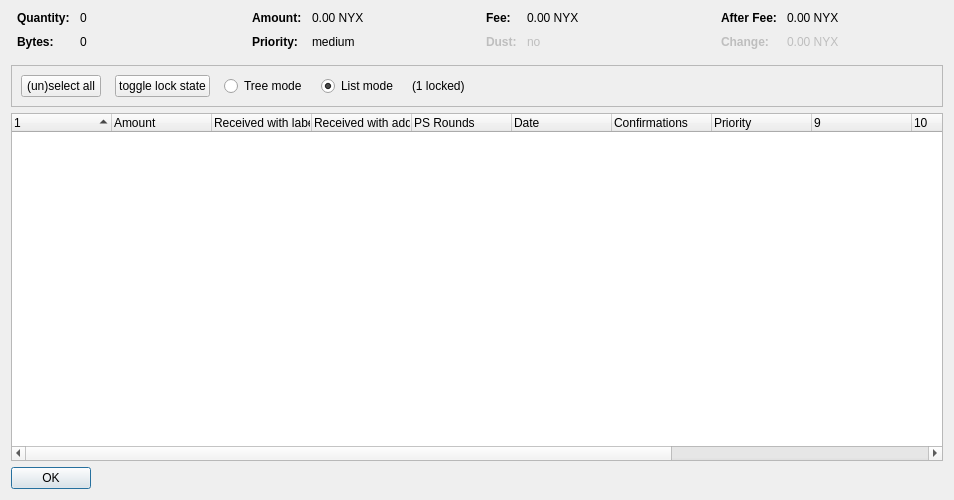
<?xml version="1.0" encoding="UTF-8"?>
<ui version="4.0">
 <class>CoinControlDialog</class>
 <widget class="QDialog" name="CoinControlDialog">
  <property name="geometry">
   <rect>
    <x>0</x>
    <y>0</y>
    <width>954</width>
    <height>500</height>
   </rect>
  </property>
  <property name="windowTitle">
   <string>Coin Selection</string>
  </property>
  <layout class="QVBoxLayout" name="verticalLayout">
   <item>
    <layout class="QHBoxLayout" name="horizontalLayoutTop" stretch="0,0,0,0">
     <property name="topMargin">
      <number>0</number>
     </property>
     <property name="bottomMargin">
      <number>10</number>
     </property>
     <item>
      <layout class="QFormLayout" name="formLayoutCoinControl1">
       <property name="horizontalSpacing">
        <number>10</number>
       </property>
       <property name="verticalSpacing">
        <number>10</number>
       </property>
       <property name="leftMargin">
        <number>6</number>
       </property>
       <property name="rightMargin">
        <number>6</number>
       </property>
       <item row="0" column="0">
        <widget class="QLabel" name="labelCoinControlQuantityText">
         <property name="font">
          <font>
           <weight>75</weight>
           <bold>true</bold>
          </font>
         </property>
         <property name="text">
          <string>Quantity:</string>
         </property>
        </widget>
       </item>
       <item row="0" column="1">
        <widget class="QLabel" name="labelCoinControlQuantity">
         <property name="cursor">
          <cursorShape>IBeamCursor</cursorShape>
         </property>
         <property name="contextMenuPolicy">
          <enum>Qt::ActionsContextMenu</enum>
         </property>
         <property name="text">
          <string notr="true">0</string>
         </property>
         <property name="textInteractionFlags">
          <set>Qt::LinksAccessibleByMouse|Qt::TextSelectableByKeyboard|Qt::TextSelectableByMouse</set>
         </property>
        </widget>
       </item>
       <item row="1" column="0">
        <widget class="QLabel" name="labelCoinControlBytesText">
         <property name="font">
          <font>
           <weight>75</weight>
           <bold>true</bold>
          </font>
         </property>
         <property name="text">
          <string>Bytes:</string>
         </property>
        </widget>
       </item>
       <item row="1" column="1">
        <widget class="QLabel" name="labelCoinControlBytes">
         <property name="cursor">
          <cursorShape>IBeamCursor</cursorShape>
         </property>
         <property name="contextMenuPolicy">
          <enum>Qt::ActionsContextMenu</enum>
         </property>
         <property name="text">
          <string notr="true">0</string>
         </property>
         <property name="textInteractionFlags">
          <set>Qt::LinksAccessibleByMouse|Qt::TextSelectableByKeyboard|Qt::TextSelectableByMouse</set>
         </property>
        </widget>
       </item>
      </layout>
     </item>
     <item>
      <layout class="QFormLayout" name="formLayoutCoinControl2">
       <property name="horizontalSpacing">
        <number>10</number>
       </property>
       <property name="verticalSpacing">
        <number>10</number>
       </property>
       <property name="leftMargin">
        <number>6</number>
       </property>
       <property name="rightMargin">
        <number>6</number>
       </property>
       <item row="0" column="0">
        <widget class="QLabel" name="labelCoinControlAmountText">
         <property name="font">
          <font>
           <weight>75</weight>
           <bold>true</bold>
          </font>
         </property>
         <property name="text">
          <string>Amount:</string>
         </property>
        </widget>
       </item>
       <item row="0" column="1">
        <widget class="QLabel" name="labelCoinControlAmount">
         <property name="cursor">
          <cursorShape>IBeamCursor</cursorShape>
         </property>
         <property name="contextMenuPolicy">
          <enum>Qt::ActionsContextMenu</enum>
         </property>
         <property name="text">
          <string notr="true">0.00 NYX</string>
         </property>
         <property name="textInteractionFlags">
          <set>Qt::LinksAccessibleByMouse|Qt::TextSelectableByKeyboard|Qt::TextSelectableByMouse</set>
         </property>
        </widget>
       </item>
       <item row="1" column="0">
        <widget class="QLabel" name="labelCoinControlPriorityText">
         <property name="font">
          <font>
           <weight>75</weight>
           <bold>true</bold>
          </font>
         </property>
         <property name="text">
          <string>Priority:</string>
         </property>
        </widget>
       </item>
       <item row="1" column="1">
        <widget class="QLabel" name="labelCoinControlPriority">
         <property name="cursor">
          <cursorShape>IBeamCursor</cursorShape>
         </property>
         <property name="contextMenuPolicy">
          <enum>Qt::ActionsContextMenu</enum>
         </property>
         <property name="text">
          <string>medium</string>
         </property>
         <property name="textInteractionFlags">
          <set>Qt::LinksAccessibleByMouse|Qt::TextSelectableByKeyboard|Qt::TextSelectableByMouse</set>
         </property>
        </widget>
       </item>
      </layout>
     </item>
     <item>
      <layout class="QFormLayout" name="formLayoutCoinControl3">
       <property name="horizontalSpacing">
        <number>10</number>
       </property>
       <property name="verticalSpacing">
        <number>10</number>
       </property>
       <property name="leftMargin">
        <number>6</number>
       </property>
       <property name="rightMargin">
        <number>6</number>
       </property>
       <item row="0" column="0">
        <widget class="QLabel" name="labelCoinControlFeeText">
         <property name="font">
          <font>
           <weight>75</weight>
           <bold>true</bold>
          </font>
         </property>
         <property name="text">
          <string>Fee:</string>
         </property>
        </widget>
       </item>
       <item row="0" column="1">
        <widget class="QLabel" name="labelCoinControlFee">
         <property name="cursor">
          <cursorShape>IBeamCursor</cursorShape>
         </property>
         <property name="contextMenuPolicy">
          <enum>Qt::ActionsContextMenu</enum>
         </property>
         <property name="text">
          <string notr="true">0.00 NYX</string>
         </property>
         <property name="textInteractionFlags">
          <set>Qt::LinksAccessibleByMouse|Qt::TextSelectableByKeyboard|Qt::TextSelectableByMouse</set>
         </property>
        </widget>
       </item>
       <item row="1" column="0">
        <widget class="QLabel" name="labelCoinControlLowOutputText">
         <property name="enabled">
          <bool>false</bool>
         </property>
         <property name="font">
          <font>
           <weight>75</weight>
           <bold>true</bold>
          </font>
         </property>
         <property name="text">
          <string>Dust:</string>
         </property>
        </widget>
       </item>
       <item row="1" column="1">
        <widget class="QLabel" name="labelCoinControlLowOutput">
         <property name="enabled">
          <bool>false</bool>
         </property>
         <property name="cursor">
          <cursorShape>IBeamCursor</cursorShape>
         </property>
         <property name="contextMenuPolicy">
          <enum>Qt::ActionsContextMenu</enum>
         </property>
         <property name="text">
          <string>no</string>
         </property>
         <property name="textInteractionFlags">
          <set>Qt::LinksAccessibleByMouse|Qt::TextSelectableByKeyboard|Qt::TextSelectableByMouse</set>
         </property>
        </widget>
       </item>
      </layout>
     </item>
     <item>
      <layout class="QFormLayout" name="formLayoutCoinControl4">
       <property name="horizontalSpacing">
        <number>10</number>
       </property>
       <property name="verticalSpacing">
        <number>10</number>
       </property>
       <property name="leftMargin">
        <number>6</number>
       </property>
       <property name="rightMargin">
        <number>6</number>
       </property>
       <item row="0" column="0">
        <widget class="QLabel" name="labelCoinControlAfterFeeText">
         <property name="font">
          <font>
           <weight>75</weight>
           <bold>true</bold>
          </font>
         </property>
         <property name="text">
          <string>After Fee:</string>
         </property>
        </widget>
       </item>
       <item row="0" column="1">
        <widget class="QLabel" name="labelCoinControlAfterFee">
         <property name="cursor">
          <cursorShape>IBeamCursor</cursorShape>
         </property>
         <property name="contextMenuPolicy">
          <enum>Qt::ActionsContextMenu</enum>
         </property>
         <property name="text">
          <string notr="true">0.00 NYX</string>
         </property>
         <property name="textInteractionFlags">
          <set>Qt::LinksAccessibleByMouse|Qt::TextSelectableByKeyboard|Qt::TextSelectableByMouse</set>
         </property>
        </widget>
       </item>
       <item row="1" column="0">
        <widget class="QLabel" name="labelCoinControlChangeText">
         <property name="enabled">
          <bool>false</bool>
         </property>
         <property name="font">
          <font>
           <weight>75</weight>
           <bold>true</bold>
          </font>
         </property>
         <property name="text">
          <string>Change:</string>
         </property>
        </widget>
       </item>
       <item row="1" column="1">
        <widget class="QLabel" name="labelCoinControlChange">
         <property name="enabled">
          <bool>false</bool>
         </property>
         <property name="cursor">
          <cursorShape>IBeamCursor</cursorShape>
         </property>
         <property name="contextMenuPolicy">
          <enum>Qt::ActionsContextMenu</enum>
         </property>
         <property name="text">
          <string notr="true">0.00 NYX</string>
         </property>
         <property name="textInteractionFlags">
          <set>Qt::LinksAccessibleByMouse|Qt::TextSelectableByKeyboard|Qt::TextSelectableByMouse</set>
         </property>
        </widget>
       </item>
      </layout>
     </item>
    </layout>
   </item>
   <item>
    <widget class="QFrame" name="frame">
     <property name="minimumSize">
      <size>
       <width>0</width>
       <height>40</height>
      </size>
     </property>
     <property name="frameShape">
      <enum>QFrame::StyledPanel</enum>
     </property>
     <property name="frameShadow">
      <enum>QFrame::Sunken</enum>
     </property>
     <layout class="QHBoxLayout" name="horizontalLayout">
      <item>
       <layout class="QHBoxLayout" name="horizontalLayoutPanel" stretch="0,0,0,0,0,0">
        <property name="spacing">
         <number>14</number>
        </property>
        <item>
         <widget class="QPushButton" name="pushButtonSelectAll">
          <property name="sizePolicy">
           <sizepolicy hsizetype="Maximum" vsizetype="Fixed">
            <horstretch>0</horstretch>
            <verstretch>0</verstretch>
           </sizepolicy>
          </property>
          <property name="text">
           <string>(un)select all</string>
          </property>
          <property name="autoDefault">
           <bool>false</bool>
          </property>
         </widget>
        </item>
        <item>
         <widget class="QPushButton" name="pushButtonToggleLock">
          <property name="sizePolicy">
           <sizepolicy hsizetype="Maximum" vsizetype="Fixed">
            <horstretch>0</horstretch>
            <verstretch>0</verstretch>
           </sizepolicy>
          </property>
          <property name="text">
           <string>toggle lock state</string>
          </property>
          <property name="autoDefault">
           <bool>false</bool>
          </property>
         </widget>
        </item>
        <item>
         <widget class="QRadioButton" name="radioTreeMode">
          <property name="sizePolicy">
           <sizepolicy hsizetype="Maximum" vsizetype="Fixed">
            <horstretch>0</horstretch>
            <verstretch>0</verstretch>
           </sizepolicy>
          </property>
          <property name="text">
           <string>Tree mode</string>
          </property>
         </widget>
        </item>
        <item>
         <widget class="QRadioButton" name="radioListMode">
          <property name="sizePolicy">
           <sizepolicy hsizetype="Maximum" vsizetype="Fixed">
            <horstretch>0</horstretch>
            <verstretch>0</verstretch>
           </sizepolicy>
          </property>
          <property name="text">
           <string>List mode</string>
          </property>
          <property name="checked">
           <bool>true</bool>
          </property>
         </widget>
        </item>
        <item>
         <widget class="QLabel" name="labelLocked">
          <property name="text">
           <string>(1 locked)</string>
          </property>
         </widget>
        </item>
        <item>
         <spacer name="horizontalSpacer">
          <property name="orientation">
           <enum>Qt::Horizontal</enum>
          </property>
          <property name="sizeHint" stdset="0">
           <size>
            <width>40</width>
            <height>20</height>
           </size>
          </property>
         </spacer>
        </item>
       </layout>
      </item>
     </layout>
    </widget>
   </item>
   <item>
    <widget class="CoinControlTreeWidget" name="treeWidget">
     <property name="contextMenuPolicy">
      <enum>Qt::CustomContextMenu</enum>
     </property>
     <property name="sortingEnabled">
      <bool>false</bool>
     </property>
     <property name="columnCount">
      <number>13</number>
     </property>
     <attribute name="headerShowSortIndicator" stdset="0">
      <bool>true</bool>
     </attribute>
     <attribute name="headerStretchLastSection">
      <bool>false</bool>
     </attribute>
     <column>
      <property name="text">
       <string/>
      </property>
     </column>
     <column>
      <property name="text">
       <string>Amount</string>
      </property>
     </column>
     <column>
      <property name="text">
       <string>Received with label</string>
      </property>
     </column>
     <column>
      <property name="text">
       <string>Received with address</string>
      </property>
     </column>
     <column>
      <property name="text">
       <string>PS Rounds</string>
      </property>
     </column>
     <column>
      <property name="text">
       <string>Date</string>
      </property>
     </column>
     <column>
      <property name="text">
       <string>Confirmations</string>
      </property>
      <property name="toolTip">
       <string>Confirmed</string>
      </property>
     </column>
     <column>
      <property name="text">
       <string>Priority</string>
      </property>
     </column>
     <column>
      <property name="text">
       <string/>
      </property>
     </column>
     <column>
      <property name="text">
       <string/>
      </property>
     </column>
     <column>
      <property name="text">
       <string/>
      </property>
     </column>
     <column>
      <property name="text">
       <string/>
      </property>
     </column>
     <column>
      <property name="text">
       <string/>
      </property>
     </column>
    </widget>
   </item>
   <item>
    <widget class="QDialogButtonBox" name="buttonBox">
     <property name="sizePolicy">
      <sizepolicy hsizetype="Maximum" vsizetype="Fixed">
       <horstretch>0</horstretch>
       <verstretch>0</verstretch>
      </sizepolicy>
     </property>
     <property name="orientation">
      <enum>Qt::Horizontal</enum>
     </property>
     <property name="standardButtons">
      <set>QDialogButtonBox::Ok</set>
     </property>
    </widget>
   </item>
  </layout>
 </widget>
 <customwidgets>
  <customwidget>
   <class>CoinControlTreeWidget</class>
   <extends>QTreeWidget</extends>
   <header>coincontroltreewidget.h</header>
  </customwidget>
 </customwidgets>
 <resources/>
 <connections/>
</ui>
